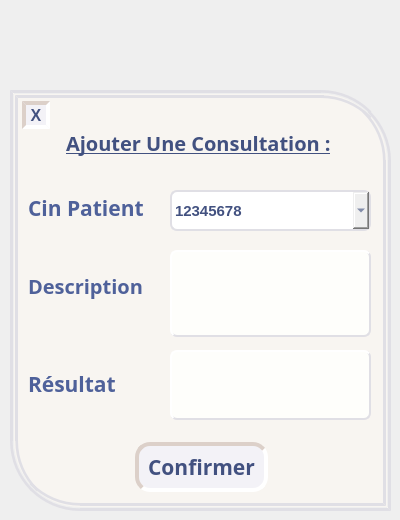
       <widget class="QWidget" name="ajoutermedecin">
        <property name="styleSheet">
         <string notr="true">#ajoutermedecin{ background: #fbf9f9;}</string>
        </property>
        <attribute name="title">
         <string>Tab 2</string>
        </attribute>
        <widget class="QFrame" name="ajouterMed">
         <property name="geometry">
          <rect>
           <x>10</x>
           <y>90</y>
           <width>381</width>
           <height>421</height>
          </rect>
         </property>
         <property name="styleSheet">
          <string notr="true">#ajouterMed{background:#f8f5f1;border:8px double #e0dfe5;  border-top-right-radius: 70px;   border-bottom-left-radius: 70px;}
#titreajoutmed1{color:#425180;}
#cinpatientL{color:#4f619a;}
#descriptionpatientL{color:#4f619a;}
#resultatpatientL{color:#4f619a;}
#descriptionpatient{ 
color: #425180;
font-weight: bold;
font-size: 15px;
border: 2px outset #e0dfe5;
border-radius: 7px;
background-color: #fefefb;
selection-background-color: #d3d3d3;
selection-color: #33457d;

}
#descriptionpatient:hover{
border: 2px inset #dcd0c9;
background: #f3f2f7;
}
#resultatpatient{ 
color:#425180;
font-weight: bold;
font-size: 15px;
border: 2px outset #e0dfe5;
border-radius: 7px;
background: #fefefb;
selection-background-color: #d3d3d3;
selection-color: #33457d;
}
#resultatpatient:hover{
border: 2px inset #dcd0c9;
background: #f3f2f7;
}
#cinpatient{ 
border: 2px solid #e0dfe5;
border-radius: 7px;
color: #425180;
font-weight: bold;
font-size: 15px;
}
#cinpatient QAbstractItemView{ 
color: #425180;
font-weight: bold;
font-size: 15px;
selection-background-color: #ffffff;
selection-color:#56695b;
}
#confirmerAjoutermed{
color:#425180;
border: 4px inset #dcd0c9;
border-radius: 15px;
background: #f3f2f7;
}
#confirmerAjoutermed:hover{
border: 4px outset #dcd0c9;
background: #e0dfe5;
}
#confirmerAjoutermed:pressed{
border: 4px inset #dcd0c9;
background: #f6f1f7;
}
#closeajoutermed{
color:#425180;
border: 4px inset #dcd0c9;
border-radius: 15px;
background: #f3f2f7;
}
#closeajoutermed:hover{
border: 4px outset #dcd0c9;
background: #f0e4e0;
}
#closeajoutermed:pressed{
border: 4px inset #dcd0c9;
background: #f6f1f7;
}
</string>
         </property>
         <property name="frameShape">
          <enum>QFrame::StyledPanel</enum>
         </property>
         <property name="frameShadow">
          <enum>QFrame::Raised</enum>
         </property>
         <widget class="QLabel" name="cinpatientL">
          <property name="geometry">
           <rect>
            <x>18</x>
            <y>102</y>
            <width>141</width>
            <height>31</height>
           </rect>
          </property>
          <property name="font">
           <font>
            <family>Bell MT</family>
            <pointsize>16</pointsize>
            <weight>75</weight>
            <bold>true</bold>
           </font>
          </property>
          <property name="text">
           <string>Cin Patient</string>
          </property>
         </widget>
         <widget class="QPushButton" name="confirmerAjoutermed">
          <property name="geometry">
           <rect>
            <x>125</x>
            <y>352</y>
            <width>133</width>
            <height>50</height>
           </rect>
          </property>
          <property name="font">
           <font>
            <family>Bell MT</family>
            <pointsize>16</pointsize>
            <weight>75</weight>
            <bold>true</bold>
            <kerning>true</kerning>
           </font>
          </property>
          <property name="text">
           <string>Confirmer</string>
          </property>
         </widget>
         <widget class="QLabel" name="titreajoutmed1">
          <property name="geometry">
           <rect>
            <x>56</x>
            <y>37</y>
            <width>311</width>
            <height>31</height>
           </rect>
          </property>
          <property name="font">
           <font>
            <family>Bell MT</family>
            <pointsize>15</pointsize>
            <weight>75</weight>
            <bold>true</bold>
            <underline>true</underline>
           </font>
          </property>
          <property name="text">
           <string>Ajouter Une Consultation :</string>
          </property>
         </widget>
         <widget class="QLabel" name="descriptionpatientL">
          <property name="geometry">
           <rect>
            <x>18</x>
            <y>180</y>
            <width>131</width>
            <height>31</height>
           </rect>
          </property>
          <property name="font">
           <font>
            <family>Bell MT</family>
            <pointsize>15</pointsize>
            <weight>75</weight>
            <bold>true</bold>
           </font>
          </property>
          <property name="text">
           <string>Description</string>
          </property>
         </widget>
         <widget class="QPushButton" name="closeajoutermed">
          <property name="geometry">
           <rect>
            <x>12</x>
            <y>11</y>
            <width>28</width>
            <height>28</height>
           </rect>
          </property>
          <property name="font">
           <font>
            <pointsize>12</pointsize>
            <weight>75</weight>
            <bold>true</bold>
           </font>
          </property>
          <property name="text">
           <string>X</string>
          </property>
         </widget>
         <widget class="QComboBox" name="cinpatient">
          <property name="geometry">
           <rect>
            <x>160</x>
            <y>100</y>
            <width>201</width>
            <height>41</height>
           </rect>
          </property>
          <item>
           <property name="text">
            <string>12345678</string>
           </property>
          </item>
          <item>
           <property name="text">
            <string>14514678</string>
           </property>
          </item>
          <item>
           <property name="text">
            <string>47586914</string>
           </property>
          </item>
         </widget>
         <widget class="QLabel" name="resultatpatientL">
          <property name="geometry">
           <rect>
            <x>18</x>
            <y>278</y>
            <width>131</width>
            <height>31</height>
           </rect>
          </property>
          <property name="font">
           <font>
            <family>Bell MT</family>
            <pointsize>16</pointsize>
            <weight>75</weight>
            <bold>true</bold>
           </font>
          </property>
          <property name="text">
           <string>Résultat</string>
          </property>
         </widget>
         <widget class="QPlainTextEdit" name="resultatpatient">
          <property name="geometry">
           <rect>
            <x>160</x>
            <y>260</y>
            <width>201</width>
            <height>70</height>
           </rect>
          </property>
         </widget>
         <widget class="QPlainTextEdit" name="descriptionpatient">
          <property name="geometry">
           <rect>
            <x>160</x>
            <y>160</y>
            <width>201</width>
            <height>87</height>
           </rect>
          </property>
         </widget>
        </widget>
       </widget>
